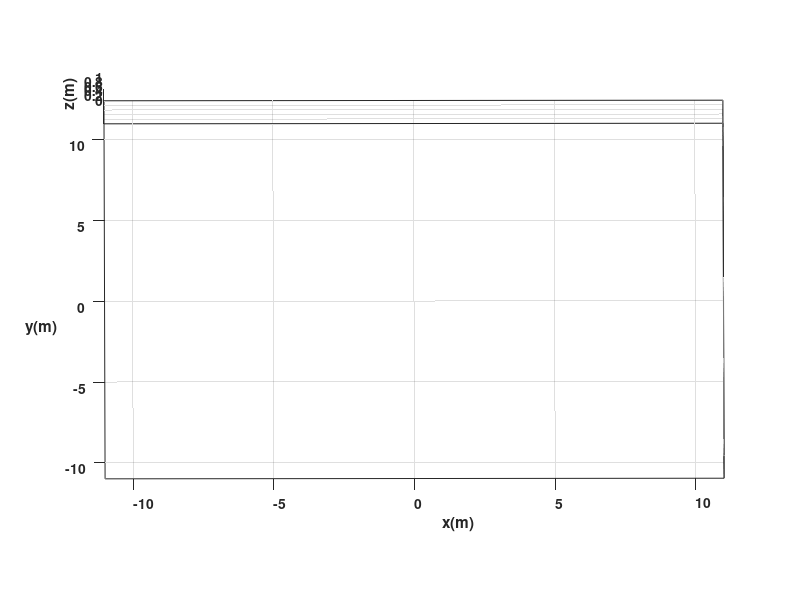

The MATLAB source for this figure: (Note: this script raises an error after producing the figure.)
%Limpieza de pantalla
clc

%% 1. TIEMPO %%%%%%%%%%%%%%%%%%%%%%%%%%%%%%%%%%%%%%%%%%%%%%%%%%%%%%
tf = 93.99;
ts = 0.05;
t  = 0:ts:tf;
N  = length(t);

%% 2. WAYPOINTS %%%%%%%%%%%%%%%%%%%%%%%%%%%%%%%%%%%%%%%%%%%%%%%%%%%
% Cada fila: [xd, yd, tolerancia]
% Las ganancias se calculan solas igual que antes, aquí solo defines destinos
waypoints = [
     0.0,    1.5,  0.12;
     1.0,    2.0,  0.12;
     0.5,    2.5,  0.12;
     0.0,    3.5,  0.12;
     0.5,    4.5,  0.12;
     1.5,    4.5,  0.12;
     2.5,    4.0,  0.12;
     0.5,    4.5,  0.12;
     3.5,    5.0,  0.12;
     0.5,    4.5,  0.12;
     3.0,    4.5,  0.12;
     2.5,    5.0,  0.12;
     3.0,    4.5,  0.12;
     3.5,    4.0,  0.12;
     4.5,    4.5,  0.12;
     5.5,    4.5,  0.12;
     6.0,    3.5,  0.12;
     5.5,    2.5,  0.12;
     5.0,    2.0,  0.12;
     6.0,    1.5,  0.12;
     6.0,    1.0,  0.12;
     5.0,    0.5,  0.12;
     4.5,    1.0,  0.12;
     3.5,    1.5,  0.12;
     3.5,    4.0,  0.12;
     3.5,    1.5,  0.12;
     3.0,    1.0,  0.12;
     2.5,    1.5,  0.12;
     2.5,    4.0,  0.12;
     2.5,    1.5,  0.12;
     0.5,    0.5,  0.12;
     0.0,    1.0,  0.12;
     
    
];
numWP  = size(waypoints, 1);
wpIdx  = 1;

%% 3. CONDICIONES INICIALES %%%%%%%%%%%%%%%%%%%%%%%%%%%%%%%%%%%%%%%
x1(1)   = 0;
y1(1)   = 1;
phi(1)  = pi/2;
hx(1)   = x1(1);
hy(1)   = y1(1);

%% 4. PARÁMETROS CONTROL ADAPTATIVO %%%%%%%%%%%%%%%%%%%%%%%%%%%%%%%
% (exactamente igual que tu código original, sin cambios)
Kv0     = 0.8;
Kw0     = 1.5;
alpha_v = 0.08;
alpha_w = 0.05;

Kv_max  = 2.5;   Kw_max = 3.5;
Kv_min  = 0.3;   Kw_min = 0.5;

v_max   = 1.2;
w_max   = 1.5;

v_prev  = 0;
w_prev  = 0;
beta    = 0.85;

%% 5. BUCLE DE CONTROL %%%%%%%%%%%%%%%%%%%%%%%%%%%%%%%%%%%%%%%%%%%%
for k = 1:N

    % --- Waypoint activo ---
    hxd = waypoints(wpIdx, 1);
    hyd = waypoints(wpIdx, 2);
    tol = waypoints(wpIdx, 3);

    %% a) ERRORES
    hxe(k) = hxd - hx(k);
    hye(k) = hyd - hy(k);

    Error(k) = sqrt(hxe(k)^2 + hye(k)^2);

    phi_d  = atan2(hye(k), hxe(k));
    e_phi  = phi_d - phi(k);
    e_phi  = atan2(sin(e_phi), cos(e_phi));   % normalización angular

    %% b) GANANCIAS AUTO-SINTONIZABLES (sin cambios)
    Kv(k) = Kv0 + alpha_v * Error(k);
    Kw(k) = Kw0 + alpha_w * abs(e_phi);

    Kv(k) = min(max(Kv(k), Kv_min), Kv_max);
    Kw(k) = min(max(Kw(k), Kw_min), Kw_max);

    %% c) CONTROLADOR (sin cambios)
    v_raw = Kv(k) * Error(k);
    v_raw = v_raw * cos(e_phi);       % reduce v si hay mucho error angular
    w_raw = Kw(k) * e_phi;

    %% d) SATURACIÓN DE VELOCIDADES (sin cambios)
    v_raw = max(min(v_raw,  v_max), -v_max);
    w_raw = max(min(w_raw,  w_max), -w_max);

    %% e) FILTRO SUAVIZANTE (sin cambios)
    v(k) = beta * v_prev + (1 - beta) * v_raw;
    w(k) = beta * w_prev + (1 - beta) * w_raw;
    v_prev = v(k);
    w_prev = w(k);

    %% f) CAMBIO DE WAYPOINT
    wpLog(k) = wpIdx;
    if Error(k) <= tol && wpIdx < numWP
        wpIdx = wpIdx + 1;
        % Reset del filtro para arranque limpio hacia el nuevo punto
        v_prev = 0;
        w_prev = 0;
    end

    %% g) MODELO CINEMÁTICO (sin cambios)
    phi(k+1)  = phi(k)  + w(k) * ts;
    xp1       = v(k) * cos(phi(k));
    yp1       = v(k) * sin(phi(k));
    x1(k+1)   = x1(k)  + xp1 * ts;
    y1(k+1)   = y1(k)  + yp1 * ts;
    hx(k+1)   = x1(k+1);
    hy(k+1)   = y1(k+1);
end

%% 6. SIMULACIÓN 3D %%%%%%%%%%%%%%%%%%%%%%%%%%%%%%%%%%%%%%%%%%%%%%%
scene = figure;
set(scene, 'Color', 'white');
set(gca,   'FontWeight', 'bold');
sizeScreen = get(0, 'ScreenSize');
set(scene, 'position', sizeScreen);
camlight('headlight');
axis equal; grid on; box on;
xlabel('x(m)'); ylabel('y(m)'); zlabel('z(m)');
view([-0.1 35]);
axis([-11 11 -11 11 0 1]);

scale = 4;
MobileRobot_5;
hold on;
H1 = MobilePlot_4(x1(1), y1(1), phi(1), scale);

% Dibujar todos los waypoints numerados

H2 = plot3(hx(1), hy(1), 0, 'r', 'LineWidth', 2);
     plot3(hx(1), hy(1), 0, 'go', 'LineWidth', 2);   % posición inicial

%% Animación
for k = 1:N
    delete(H1); delete(H2);
    H1 = MobilePlot_4(x1(k), y1(k), phi(k), scale);
    H2 = plot3(hx(1:k), hy(1:k), zeros(1,k), 'r', 'LineWidth', 2);
    title(sprintf('WP activo: %d/%d  |  Error: %.3f m', wpLog(k), numWP, Error(k)));
    pause(ts);
end

%% 7. GRÁFICAS %%%%%%%%%%%%%%%%%%%%%%%%%%%%%%%%%%%%%%%%%%%%%%%%%%%%
graph = figure;
set(graph, 'position', sizeScreen);

subplot(4,1,1)
plot(t, v, 'b', 'LineWidth', 2), grid on
xlabel('Tiempo [s]'); ylabel('[m/s]'); legend('Velocidad lineal');

subplot(4,1,2)
plot(t, w, 'g', 'LineWidth', 2), grid on
xlabel('Tiempo [s]'); ylabel('[rad/s]'); legend('Velocidad angular');

subplot(4,1,3)
plot(t, Error, 'r', 'LineWidth', 2), grid on
xlabel('Tiempo [s]'); ylabel('[m]'); legend('Error de posición');

subplot(4,1,4)
stairs(t, wpLog, 'k', 'LineWidth', 2), grid on
xlabel('Tiempo [s]'); ylabel('Índice'); legend('Waypoint activo');
yticks(1:numWP);
ylim([0.5, numWP + 0.5]);
